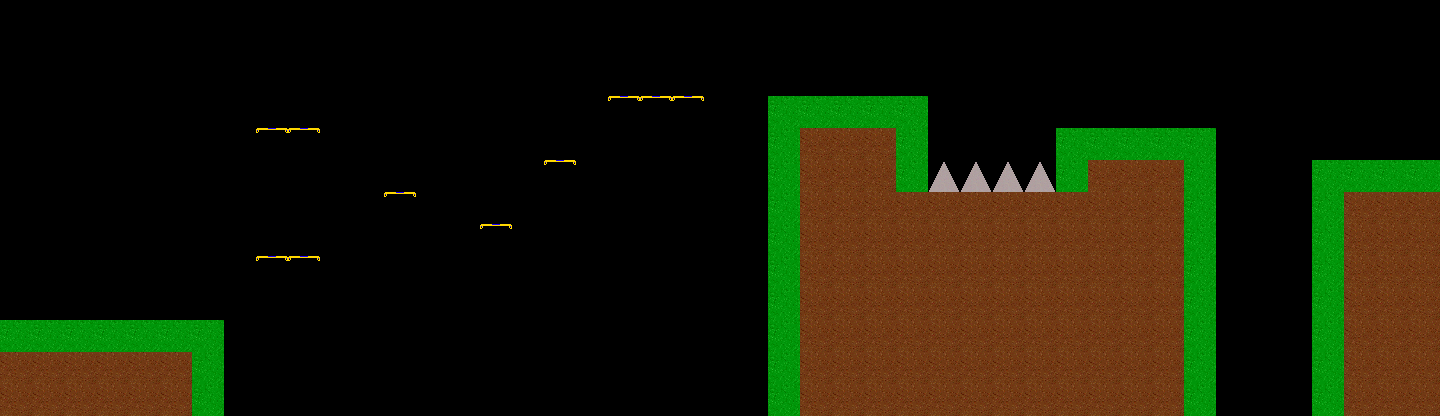

Tiled map render using the project's own tile images. Description and the map definition, with tile-layer contents summarised, below:
An orthogonal 45x13 tile map with 32x32 px tiles, 1 tile layer (stage) and 29 objects.

<map version="1.8" tiledversion="1.8.1" orientation="orthogonal" renderorder="right-down" width="45" height="13" tilewidth="32" tileheight="32" infinite="0" nextlayerid="22" nextobjectid="68">
 <tileset firstgid="1" source="plcEnvTileset.tsx" />
 <layer id="1" name="stage" width="45" height="13">
  <data>[585 cells, 190 non-empty, 4 distinct tile ids]</data>
 </layer>
 <objectgroup id="11" name="player" offsetx="8" offsety="0">
  <object id="28" x="104" y="312">
   <point />
  </object>
  <object id="29" x="80" y="312">
   <point />
  </object>
  <object id="59" x="56" y="312">
   <point />
  </object>
  <object id="60" x="32" y="312">
   <point />
  </object>
 </objectgroup>
 <objectgroup id="12" name="coin">
  <object id="33" x="304" y="56">
   <point />
  </object>
  <object id="34" x="304" y="88">
   <point />
  </object>
  <object id="35" x="272" y="88">
   <point />
  </object>
  <object id="36" x="272" y="56">
   <point />
  </object>
  <object id="38" x="944" y="72">
   <point />
  </object>
  <object id="39" x="976" y="48">
   <point />
  </object>
  <object id="41" x="1008" y="48">
   <point />
  </object>
  <object id="42" x="1040" y="64">
   <point />
  </object>
  <object id="43" x="912" y="88">
   <point />
  </object>
  <object id="44" x="1072" y="88">
   <point />
  </object>
  <object id="49" x="400" y="176">
   <point />
  </object>
  <object id="50" x="560" y="152">
   <point />
  </object>
  <object id="51" x="496" y="216">
   <point />
  </object>
  <object id="53" x="304" y="248">
   <point />
  </object>
  <object id="54" x="272" y="248">
   <point />
  </object>
  <object id="56" x="1088" y="120">
   <point />
  </object>
 </objectgroup>
 <objectgroup id="13" name="skeleton">
  <object id="37" x="688" y="88">
   <point />
  </object>
  <object id="45" x="1200" y="88">
   <point />
  </object>
  <object id="57" x="208" y="312">
   <point />
  </object>
 </objectgroup>
 <objectgroup id="14" name="goal">
  <object id="55" x="1408" y="160">
   <point />
  </object>
 </objectgroup>
 <objectgroup id="19" name="cannon">
  <object id="65" x="612.909" y="92.5455">
   <point />
  </object>
 </objectgroup>
 <objectgroup id="15" name="frog">
  <object id="61" x="260.276" y="126.469">
   <point />
  </object>
  <object id="62" x="786" y="89">
   <point />
  </object>
 </objectgroup>
 <objectgroup id="21" name="healthpack">
  <object id="66" x="632" y="56">
   <point />
  </object>
  <object id="67" x="664" y="56">
   <point />
  </object>
 </objectgroup>
</map>
